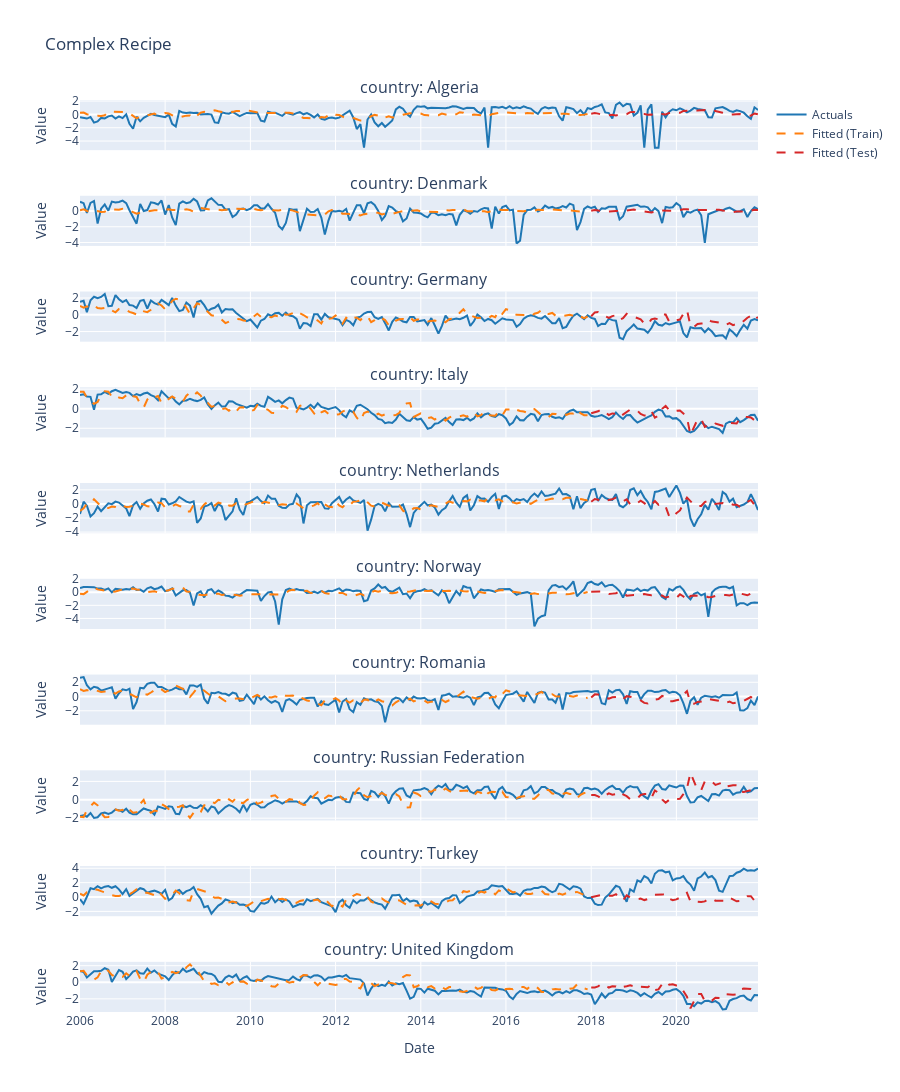

This figure's notebook cell:
### Code cell
# Recipe with RF importance filter (keep top 5 features)
rec_rf_imp = (
    recipe()
    .step_filter_rf_importance(outcome="refinery_kbd", top_n=5, trees=50)
    .step_normalize(all_numeric_predictors())
)

# Workflow
wf_rf_imp = (
    workflow()
    .add_recipe(rec_rf_imp)
    .add_model(linear_reg().set_engine("sklearn"))
)

# Fit and evaluate
fit_rf_imp = wf_rf_imp.fit_nested(train_data, group_col='country', per_group_prep=True)
fit_rf_imp = fit_rf_imp.evaluate(test_data)

print("✓ RF importance filter model fitted successfully!")

fit = fit_rf_imp

outputs, coefs, stats = fit.extract_outputs()

display(outputs)
display(coefs)
display(stats)

# Plot forecast
fig = plot_forecast(fit, title="Complex Recipe")
fig.show()

# Extract preprocessed training data
processed_train = fit.extract_preprocessed_data(train_data, split='train')
processed_test = fit.extract_preprocessed_data(test_data, split='test')    

display(processed_train.tail(10))
display(processed_test.head(10))

display(fit.get_feature_comparison())
